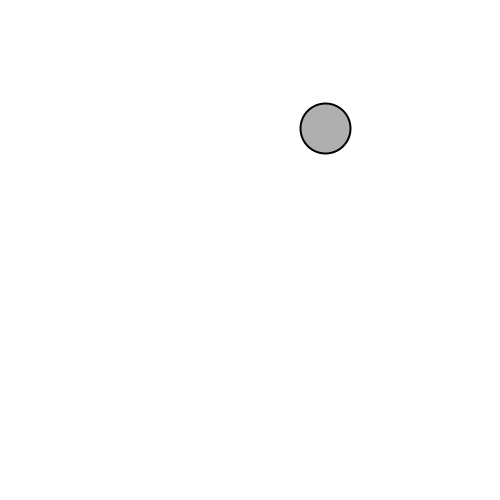
Frame 1 (no input)
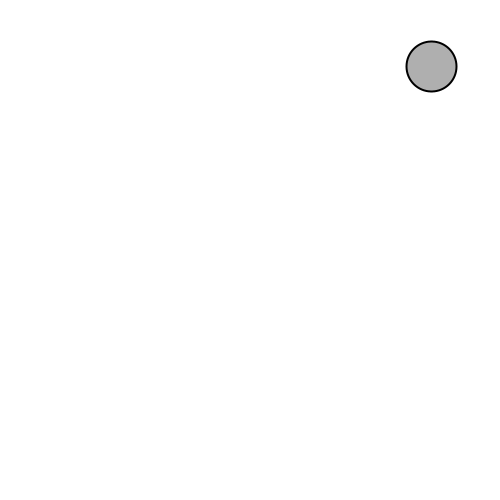
Frame 60 (the mouse pressed at the canvas centre just before this capture)
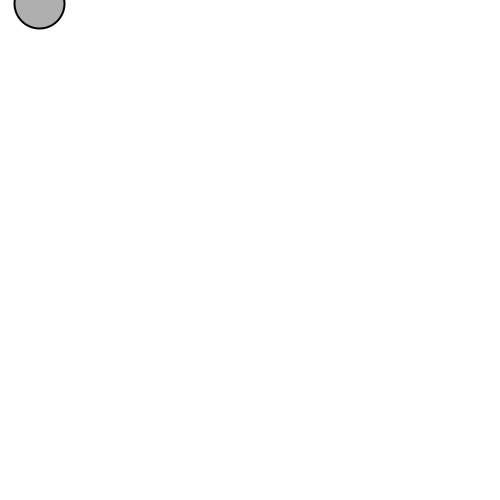
Frame 120 (the mouse held since frame 60 and released just before this capture)

The Processing sketch that drew these frames (run headless with seeded random() and noise(); from frame 60 on, the mouse is pressed at the canvas centre):

// Processing sketch: motion_101
// ── motion_101.pde
Mover mover;
void setup() {
  size(500, 500);

  mover = new Mover();
}

void draw() {
  background(255);
  
  mover.update();
  mover.checkEdges();
  mover.display();
}
// ── Mover.pde
class Mover {
  PVector location;
  PVector velocity;

  Mover() {
    location = new PVector(random(width), random(height));
    velocity = new PVector(random(-2, 2), random(-2, 2));
  }
  
  void update() {
    location.add(velocity);
  }

  void display() {
    stroke(0);
    strokeWeight(2);
    fill(175);
    ellipse(location.x, location.y, 50, 50);
  }

  void checkEdges() {
    if (location.x > width) {
      location.x = 0;
    } else if (location.x < 0) {
      location.x = width;
    }

    if (location.y > height) {
      location.y = 0;
    } else if (location.y < 0) {
      location.y = height;
    }
  }
}
